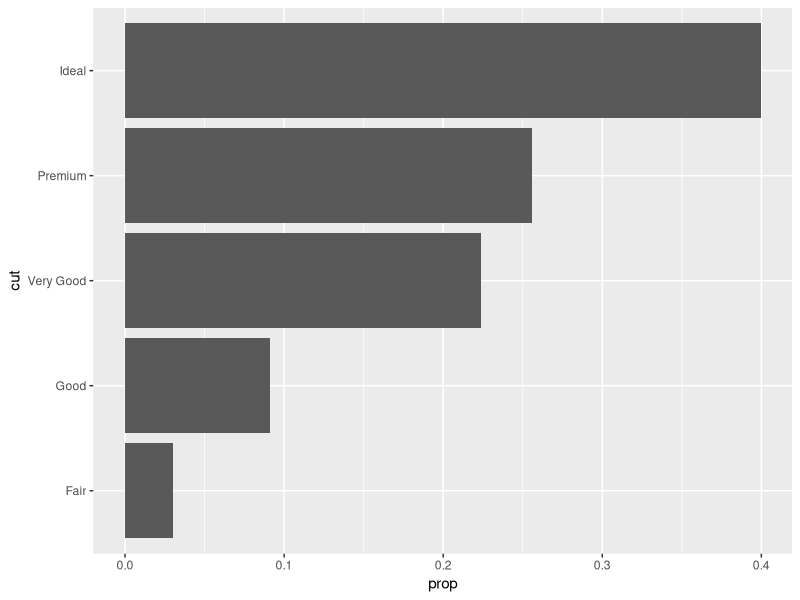
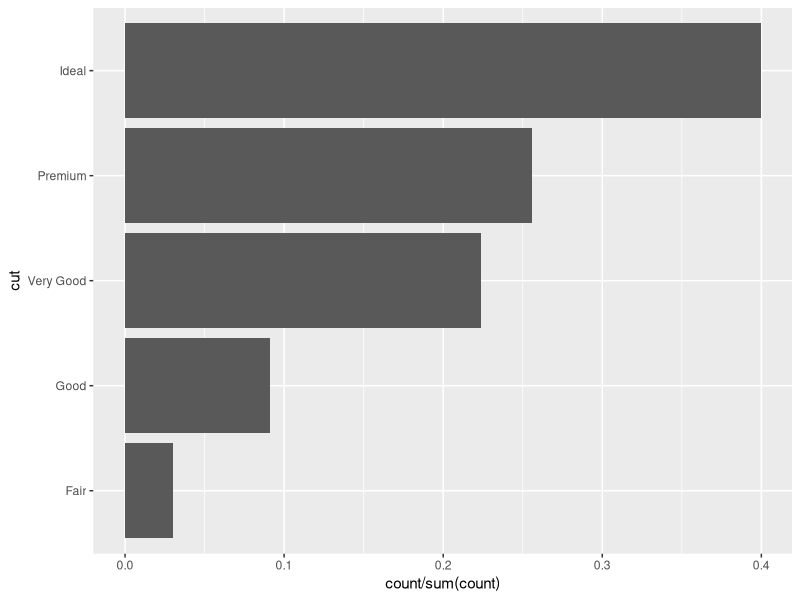
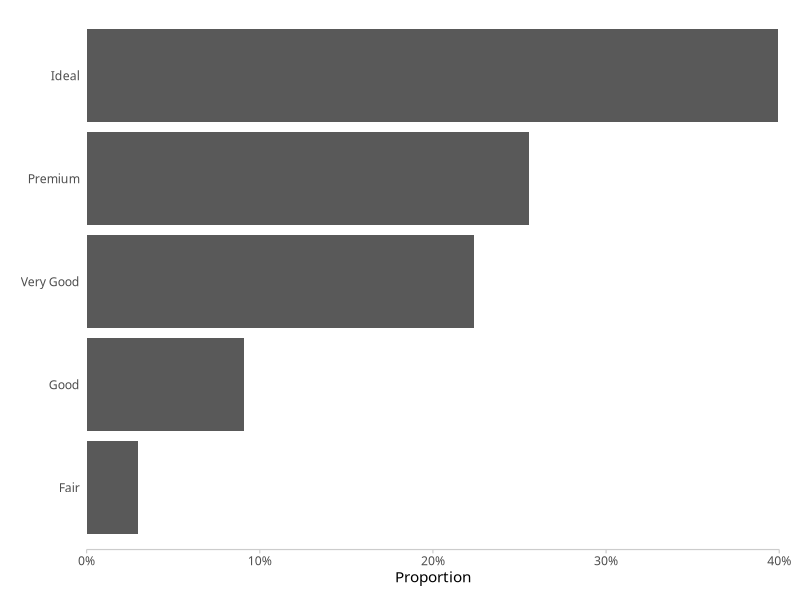
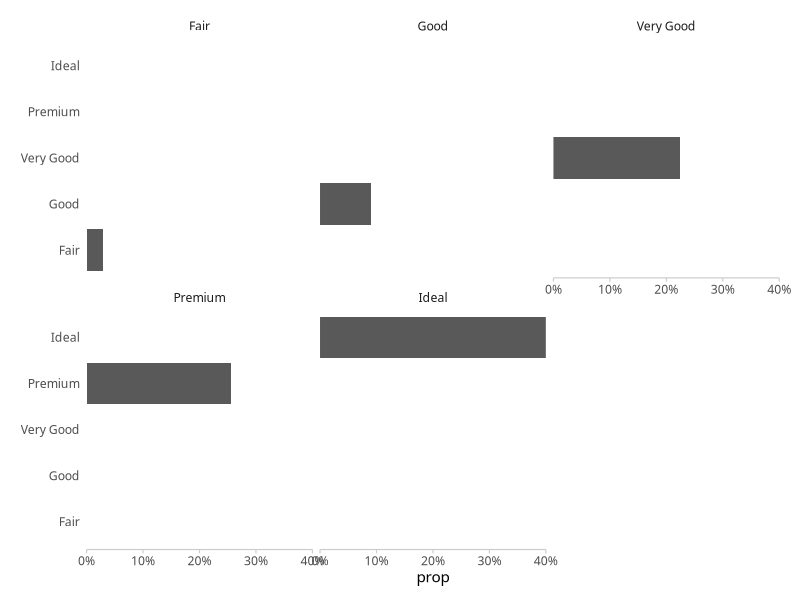
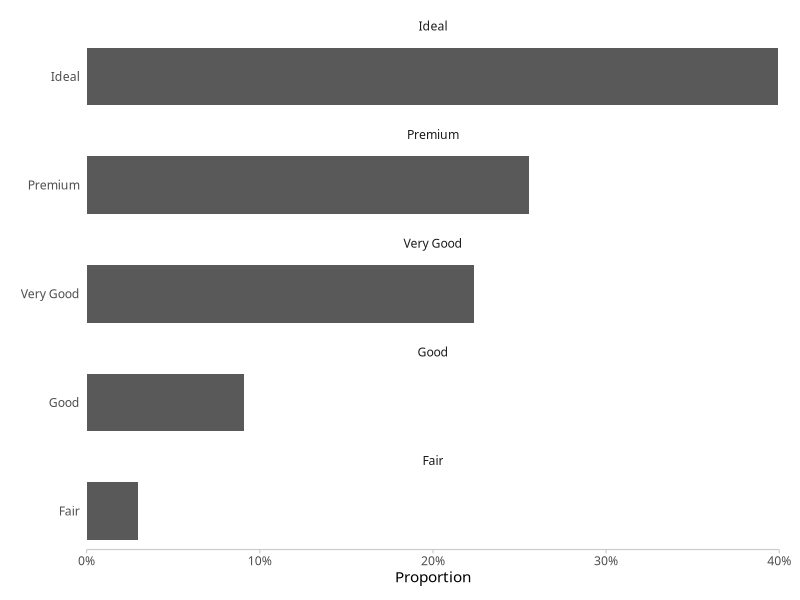
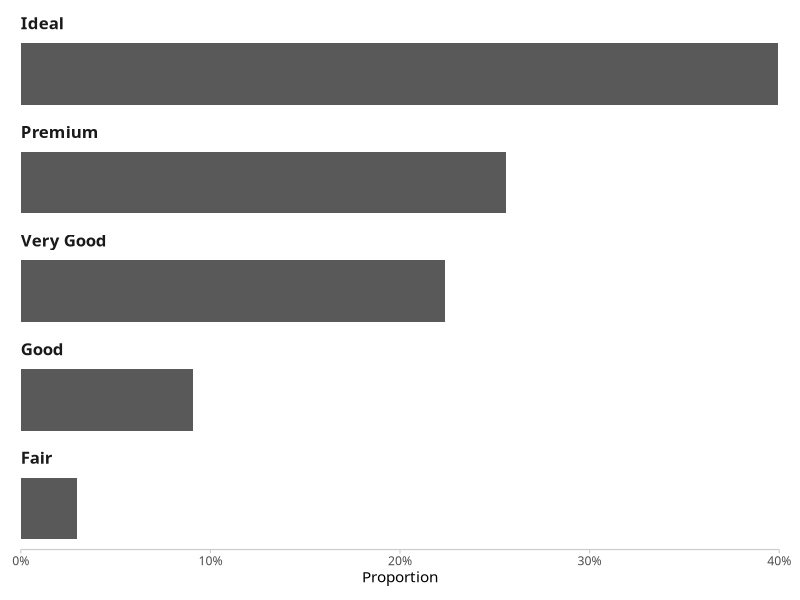
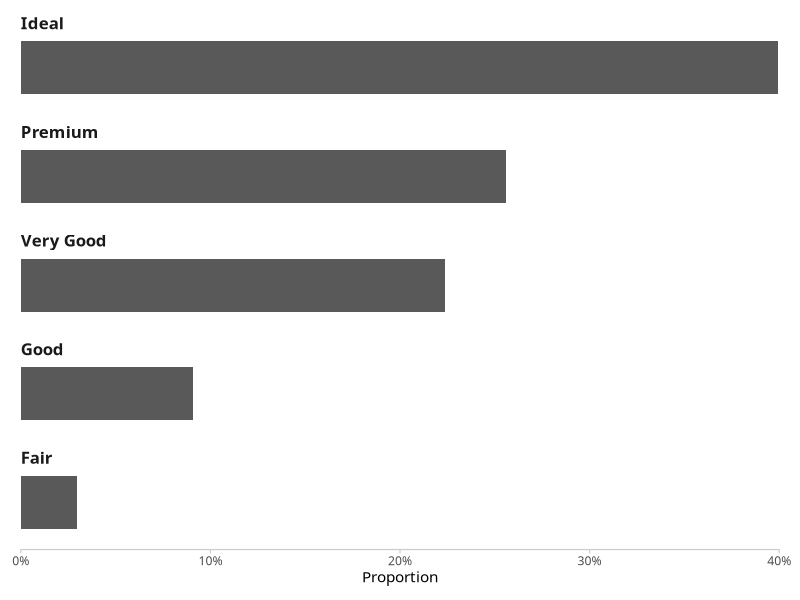
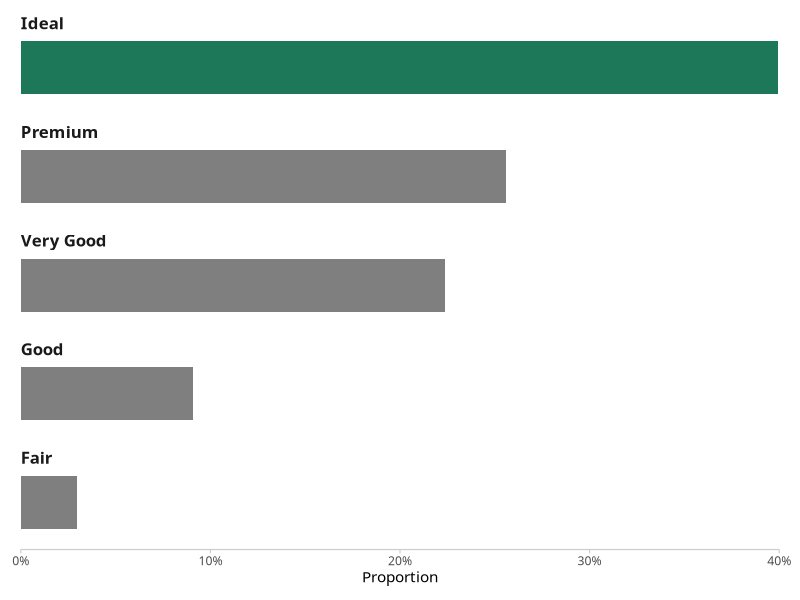

Generate these figures, in order, with R:
## ---- chunk 1
knitr::opts_chunk$set(echo = TRUE, message = FALSE, warning = FALSE, dev = "ragg_png", res = 300)
library(systemfonts)
## ---- chunk 2
library(dplyr)
library(ggplot2)

diamonds |> 
  summarize(prop = n() / nrow(diamonds), .by = cut) |> 
  mutate(cut = forcats::fct_reorder(cut, prop))
## ---- chunk 3
diamonds |> 
  summarize(prop = n() / nrow(diamonds), .by = cut) |> 
  mutate(cut = forcats::fct_reorder(cut, prop)) |> 
  ggplot(aes(prop, cut)) +
  geom_col()
## ---- chunk 4
ggplot(diamonds, aes(y = cut, x = after_stat(count / sum(count)))) +
  geom_bar()
## ---- chunk 5
theme_set(theme_minimal(base_family = "Spline Sans"))
theme_update(
  panel.grid.minor = element_blank(),
  panel.grid.major = element_blank(),
  axis.line.x = element_line(color = "grey80", linewidth = .4),
  axis.ticks.x = element_line(color = "grey80", linewidth = .4),
  axis.title.y = element_blank(),
  plot.margin = margin(10, 15, 10, 15)
)

diamonds |> 
  summarize(prop = n() / nrow(diamonds), .by = cut) |> 
  mutate(cut = forcats::fct_reorder(cut, prop)) |> 
  ggplot(aes(prop, cut)) +
  geom_col() +
  scale_x_continuous(
    expand = c(0, 0), limits = c(0, .4),
    labels = scales::label_percent(),
    name = "Proportion"
  ) 
## ---- chunk 6
diamonds |> 
  summarize(prop = n() / nrow(diamonds), .by = cut) |> 
  mutate(cut = forcats::fct_reorder(cut, prop)) |> 
  ggplot(aes(prop, cut)) +
  geom_col() +
  facet_wrap(~ cut) +
  scale_x_continuous(
    expand = c(0, 0), limits = c(0, .4),
    labels = scales::label_percent(),
  )
## ---- chunk 7
diamonds |> 
  summarize(prop = n() / nrow(diamonds), .by = cut) |> 
  mutate(cut = forcats::fct_reorder(cut, -prop)) |> 
  ggplot(aes(prop, cut)) +
  geom_col() +
  facet_wrap(~ cut, ncol = 1, scales = "free_y") +
  scale_x_continuous(
    name = "Proportion", expand = c(0, 0), 
    limits = c(0, .4), labels = scales::label_percent()
  )
## ---- chunk 8
diamonds |> 
  summarize(prop = n() / nrow(diamonds), .by = cut) |> 
  mutate(cut = forcats::fct_reorder(cut, -prop)) |> 
  ggplot(aes(prop, cut)) +
  geom_col() +
  facet_wrap(~ cut, ncol = 1, scales = "free_y") +
  scale_x_continuous(
    name = "Proportion", expand = c(0, 0), 
    limits = c(0, .4), labels = scales::label_percent()
  ) +
  scale_y_discrete(guide = "none") +
  theme(strip.text = element_text(
    hjust = 0, margin = margin(1, 0, 1, 0), 
    size = rel(1.1), face = "bold"
  ))
## ---- chunk 9
diamonds |> 
  summarize(prop = n() / nrow(diamonds), .by = cut) |> 
  mutate(cut = forcats::fct_reorder(cut, -prop)) |> 
  ggplot(aes(prop, cut)) +
  geom_col() +
  facet_wrap(~ cut, ncol = 1, scales = "free_y") +
  scale_x_continuous(
    name = "Proportion", expand = c(0, 0), 
    limits = c(0, .4), labels = scales::label_percent()
  ) +
  scale_y_discrete(
    guide = "none", expand = expansion(add = c(.8, .6))
  ) +
  theme(strip.text = element_text(
    hjust = 0, margin = margin(1, 0, 1, 0), 
    size = rel(1.1), face = "bold"
  ))
## ---- chunk 10
p <- 
  diamonds |> 
  summarize(prop = n() / nrow(diamonds), .by = cut) |> 
  mutate(cut = forcats::fct_reorder(cut, -prop)) |> 
  ggplot(aes(prop, cut)) +
  geom_col(aes(fill = as.numeric(cut) == 1)) +
  facet_wrap(~ cut, ncol = 1, scales = "free_y") +
  scale_x_continuous(
    name = "Proportion", expand = c(0, 0), 
    limits = c(0, .4), labels = scales::label_percent()
  ) +
  scale_y_discrete(guide = "none", expand = expansion(add = c(.8, .6))) +
  scale_fill_manual(values = c("grey50", "#1D785A"), guide = "none") +
  theme(strip.text = element_text(
    hjust = 0, margin = margin(1, 0, 1, 0), 
    size = rel(1.1), face = "bold"
  ))

p
## ---- chunk 11
p +
  geom_text(
    aes(label = paste0("  ", sprintf("%2.1f", prop * 100), "%  "), 
        color = prop > .05, hjust = prop > .05),
    size = 4, fontface = "bold", family = "Spline Sans"
  ) +
  scale_color_manual(values = c("black", "white"), guide = "none")
## ---- chunk 12
p +
  geom_text(
    aes(label = paste0("  ", sprintf("%2.1f", prop * 100), "%  "), 
        color = prop > .05, hjust = prop > .05),
    size = 4, fontface = "bold", family = "Spline Sans"
  ) +
  scale_x_continuous(guide = "none", name = NULL, expand = c(0, 0)) +
  scale_color_manual(values = c("black", "white"), guide = "none")
## ---- chunk 13
diamonds |> 
  summarize(prop = n() / nrow(diamonds), .by = cut) |> 
  mutate(cut = forcats::fct_reorder(cut, prop)) |> 
  ggplot(aes(prop, cut)) +
  geom_col(width = .5) +
  geom_text(
    aes(label = cut, x = 0),
    family = "Spline Sans", fontface = "bold",
    hjust = 0, vjust = -1.7, size = 4.5
  ) +
  scale_x_continuous(
    expand = c(0, 0), limits = c(0, .4),
    labels = scales::label_percent(),
    name = "Proportion"
  ) +
  scale_y_discrete(guide = "none")
## ---- chunk 14
p1 <- 
  mpg |> 
  filter(year == "2008") |> 
  summarize(prop = n() / nrow(mpg), .by = manufacturer) |> 
  mutate(manufacturer = forcats::fct_reorder(stringr::str_to_title(manufacturer), -prop)) |> 
  ggplot(aes(prop, manufacturer)) +
  geom_col() +
  facet_wrap(~ manufacturer, ncol = 1, scales = "free_y") +
  scale_x_continuous(
    name = "Proportion", expand = c(0, 0), 
    limits = c(0, .1), labels = scales::label_percent()
  ) +
  scale_y_discrete(
    guide = "none", expand = expansion(add = c(.8, .6))
  ) +
  theme(strip.text = element_text(
    hjust = 0, margin = margin(1, 0, 1, 0), 
    size = rel(1.1), face = "bold"
  ))

p2 <- 
  mpg |> 
  filter(year == "2008") |> 
  summarize(prop = n() / nrow(mpg), .by = manufacturer) |> 
  mutate(manufacturer = forcats::fct_reorder(stringr::str_to_title(manufacturer), prop)) |> 
  ggplot(aes(prop, manufacturer)) +
  geom_col(width = .5) +
  geom_text(
    aes(label = manufacturer, x = 0),
    family = "Spline Sans", fontface = "bold",
    hjust = 0, vjust = -1.7, size = 4.5
  ) +
  scale_x_continuous(
    name = "Proportion", expand = c(0, 0), 
    limits = c(0, .1), labels = scales::label_percent()
  ) +
  scale_y_discrete(guide = "none")

library(patchwork)
p1 + p2
## ---- chunk 15
p1 + p2
## ---- chunk 16
sessionInfo()
